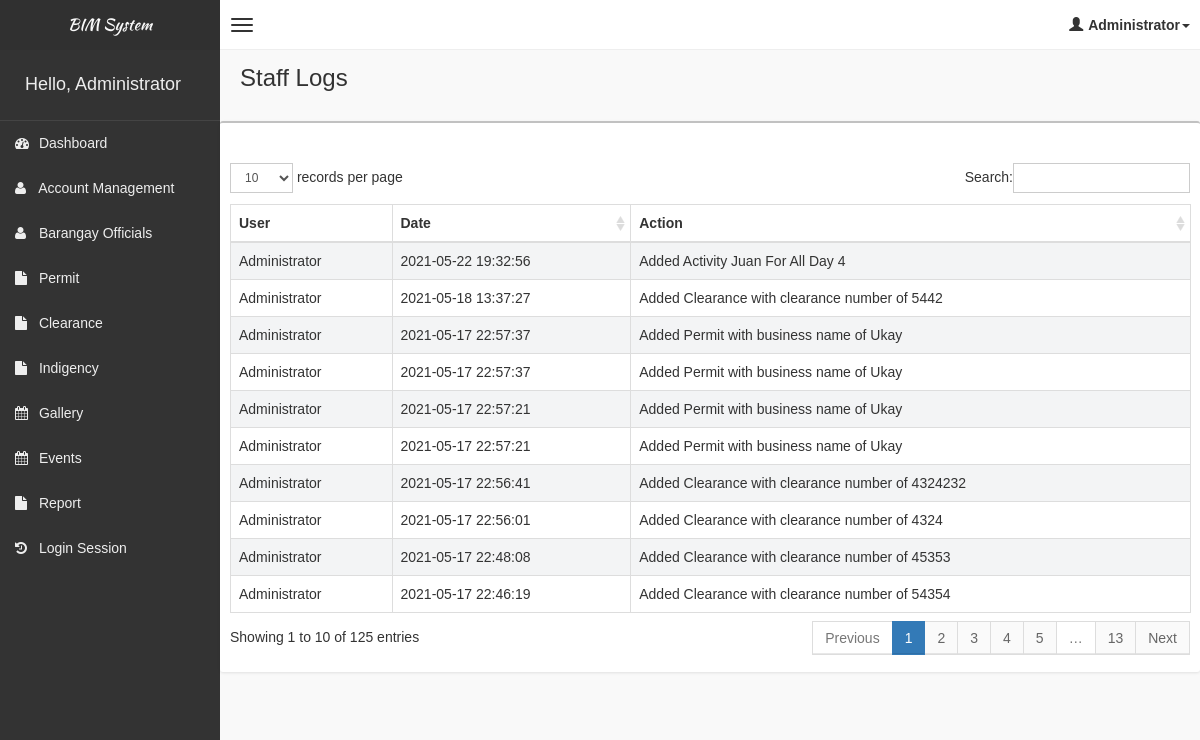
Page /pages/logs/logs.php (signed in) on the committed database.
### tables this page shows
CREATE TABLE `tbllogs` (
  `id` int(11) NOT NULL,
  `user` varchar(50) NOT NULL,
  `logdate` datetime NOT NULL,
  `action` text NOT NULL
);

### pages/logs/logs.php (the view, shortened to what this page needs)
<!DOCTYPE html>
<html>
    <?php
    if(!isset($_SESSION['role']))
    {
        header("Location: ../../login.php");
    }
    else
    {
    include('../head_css.php'); ?>
    <body class="skin-black">
        <?php
        include "../connection.php";
        ?>
        <?php include('../header.php'); ?>
        <div class="wrapper row-offcanvas row-offcanvas-left">
            <?php include('../sidebar-left.php'); ?>
            <aside class="right-side">
                <section class="content-header">
                    <h1>
                        Staff Logs
                    </h1>
                </section>
                <section class="content">
                    <div class="row">
                            <div class="box">
                                <div class="box-header">
                                    <div style="padding:10px;">
                                    </div>
                                </div>
                                <div class="box-body table-responsive">
                                <form method="post">
                                    <table id="table" class="table table-bordered table-striped">
                                        <thead>
                                            <tr>
                                                <th>User</th>
                                                <th>Date</th>
                                                <th>Action</th>
                                            </tr>
                                        </thead>
                                        <tbody>
                                            <?php
                                                $squery = mysqli_query($con, "select * from tbllogs order by logdate desc");
                                                while($row = mysqli_fetch_array($squery))
                                                {
                                                    echo '
                                                    <tr>
                                                        <td>'.$row['user'].'</td>
                                                        <td>'.$row['logdate'].'</td>
                                                        <td>'.$row['action'].'</td>
                                                    </tr>
                                                    ';
                                                }
                                            ?>
                                        </tbody>
                                    </table>
                                    </form>
                                </div>
                            </div>
                    </div>
                </section>
            </aside>
        </div>
        <?php }
        include "../footer.php"; ?>
    </body>
</html>

### pages/head_css.php (shortened to what this page needs)
<head>
    <link href="../../css/bootstrap.min.css" rel="stylesheet" type="text/css" />
    <link href="../../css/font-awesome.min.css" rel="stylesheet" type="text/css" />
    <link href="../../css/ionicons.min.css" rel="stylesheet" type="text/css" />
    <link href="../../js/morris/morris-0.4.3.min.css" rel="stylesheet" type="text/css" />
    <link href="../../css/AdminLTE.css" rel="stylesheet" type="text/css" />
    <link href="../../css/datatables/dataTables.bootstrap.css" rel="stylesheet" type="text/css" />
    <link href="../../css/select2.css" rel="stylesheet" type="text/css" />
</head>

### pages/header.php (shortened to what this page needs)
<?php
 echo  '<header class="header">
          <a href="#" class="logo">
              BIM System
          </a>
          <nav class="navbar navbar-static-top" role="navigation">
              <a href="#" class="navbar-btn sidebar-toggle" data-toggle="offcanvas" role="button">
                  <span class="sr-only">Toggle navigation</span>
                  <span class="icon-bar"></span>
                  <span class="icon-bar"></span>
                  <span class="icon-bar"></span>
              </a>
              <div class="navbar-right">
                  <ul class="nav navbar-nav">
                      <li class="dropdown user user-menu">
                          <a href="#" class="dropdown-toggle" data-toggle="dropdown">
                              <i class="glyphicon glyphicon-user"></i><span>'.$_SESSION['role'].'<i class="caret"></i></span>
                          </a>
                          <ul class="dropdown-menu">
                              <li class="user-header bg-light-blue">
                                  <p>
                                      '.$_SESSION['role'].'
                                  </p>
                              </li>
                              <li class="user-footer">
                                  <div class="pull-left">
                                      <a href="#" class="btn btn-default btn-flat" data-toggle="modal" data-target="#editProfileModal">Change Account</a>
                                  </div>
                                  <div class="pull-right">
                                      <a href="../../logout.php" class="btn btn-default btn-flat">Sign out</a>
                                  </div>
                              </li>
                          </ul>
                      </li>
                  </ul>
              </div>
          </nav>
      </header>'; ?>

### pages/sidebar-left.php (shortened to what this page needs)
<?php
	echo '
	<aside class="left-side sidebar-offcanvas">
                <section class="sidebar">
                    <div class="user-panel">
                        <div class="pull-left info">
                            <h4>Hello, '.$_SESSION['role'].'</h4>
                        </div>
                    </div>
                    ';
                    if($_SESSION['role'] == "Administrator"){
                        echo '
                    <ul class="sidebar-menu">
                            <li>
                                <a href="../dashboard/dashboard.php">
                                    <i class="fa fa-dashboard"></i> <span>Dashboard</span>
                                </a>
                            </li>
                            <li>
                                <a href="../staff/staff.php">
                                    <i class="fa fa-user"></i> <span>Account Management</span>
                                </a>
                            </li>
                            <li>
                                <a href="../officials/officials.php">
                                    <i class="fa fa-user"></i> <span>Barangay Officials</span>
                                </a>
                            </li>
                            <li>
                                <a href="../permit/permit.php">
                                    <i class="fa fa-file"></i> <span>Permit</span>
                                </a>
                            </li>
                            <li>
                                <a href="../clearance/clearance.php">
                                    <i class="fa fa-file"></i> <span>Clearance</span>
                                </a>
                            </li>
                            <li>
                                <a href="../indigency/indigency.php">
                                    <i class="fa fa-file"></i> <span>Indigency</span>
                                </a>
                            </li>
                            <li>
                                <a href="../activity/activity.php">
                                    <i class="fa fa-calendar"></i> <span>Gallery</span>
                                </a>
                            </li>
                            <li>
                                <a href="../events/events.php">
                                    <i class="fa fa-calendar"></i> <span>Events</span>
                                </a>
                            </li>
                            <li>
                                <a href="../report/report.php">
                                    <i class="fa fa-file"></i> <span>Report</span>
                                </a>
                            </li>
                            <li>
                                <a href="../logs/logs.php">
                                    <i class="fa fa-history"></i> <span>Login Session</span>
                                </a>
                            </li>
                    </ul>';
                    }
                echo '
                </section>
            </aside>
	';
?>

### rows in the picture
tbllogs: user "Administrator", logdate "2021-05-22 19:32:56", action "Added Activity Juan For All Day 4"
tbllogs: user "Administrator", logdate "2021-05-18 13:37:27", action "Added Clearance with clearance number of 5442"
tbllogs: user "Administrator", logdate "2021-05-17 22:57:37", action "Added Permit with business name of Ukay"
tbllogs: user "Administrator", logdate "2021-05-17 22:57:37", action "Added Permit with business name of Ukay"
tbllogs: user "Administrator", logdate "2021-05-17 22:57:21", action "Added Permit with business name of Ukay"
tbllogs: user "Administrator", logdate "2021-05-17 22:57:21", action "Added Permit with business name of Ukay"
tbllogs: user "Administrator", logdate "2021-05-17 22:56:41", action "Added Clearance with clearance number of 4324232"
tbllogs: user "Administrator", logdate "2021-05-17 22:56:01", action "Added Clearance with clearance number of 4324"
tbllogs: user "Administrator", logdate "2021-05-17 22:48:08", action "Added Clearance with clearance number of 45353"
tbllogs: user "Administrator", logdate "2021-05-17 22:46:19", action "Added Clearance with clearance number of 54354"

### other values in the picture
$_SESSION['role'] "Administrator"
